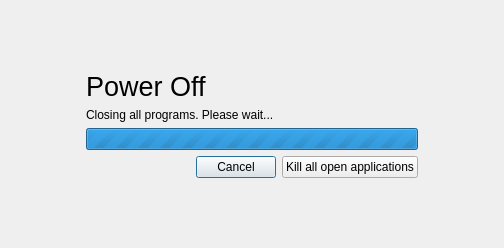
<?xml version="1.0" encoding="UTF-8"?>
<ui version="4.0">
 <class>EndSessionWait</class>
 <widget class="QDialog" name="EndSessionWait">
  <property name="geometry">
   <rect>
    <x>0</x>
    <y>0</y>
    <width>504</width>
    <height>248</height>
   </rect>
  </property>
  <property name="windowTitle">
   <string>Dialog</string>
  </property>
  <layout class="QGridLayout" name="gridLayout">
   <item row="1" column="0">
    <spacer name="horizontalSpacer">
     <property name="orientation">
      <enum>Qt::Horizontal</enum>
     </property>
     <property name="sizeHint" stdset="0">
      <size>
       <width>40</width>
       <height>20</height>
      </size>
     </property>
    </spacer>
   </item>
   <item row="2" column="1">
    <spacer name="verticalSpacer">
     <property name="orientation">
      <enum>Qt::Vertical</enum>
     </property>
     <property name="sizeHint" stdset="0">
      <size>
       <width>20</width>
       <height>40</height>
      </size>
     </property>
    </spacer>
   </item>
   <item row="0" column="1">
    <spacer name="verticalSpacer_2">
     <property name="orientation">
      <enum>Qt::Vertical</enum>
     </property>
     <property name="sizeHint" stdset="0">
      <size>
       <width>20</width>
       <height>40</height>
      </size>
     </property>
    </spacer>
   </item>
   <item row="1" column="1">
    <widget class="QFrame" name="frame">
     <property name="sizePolicy">
      <sizepolicy hsizetype="Fixed" vsizetype="Preferred">
       <horstretch>0</horstretch>
       <verstretch>0</verstretch>
      </sizepolicy>
     </property>
     <property name="minimumSize">
      <size>
       <width>350</width>
       <height>0</height>
      </size>
     </property>
     <property name="frameShape">
      <enum>QFrame::NoFrame</enum>
     </property>
     <property name="frameShadow">
      <enum>QFrame::Raised</enum>
     </property>
     <layout class="QVBoxLayout" name="verticalLayout">
      <item>
       <widget class="QLabel" name="label">
        <property name="font">
         <font>
          <pointsize>20</pointsize>
         </font>
        </property>
        <property name="text">
         <string>Power Off</string>
        </property>
       </widget>
      </item>
      <item>
       <widget class="QLabel" name="label_2">
        <property name="text">
         <string>Closing all programs. Please wait...</string>
        </property>
       </widget>
      </item>
      <item>
       <widget class="QProgressBar" name="progressBar">
        <property name="maximum">
         <number>0</number>
        </property>
        <property name="value">
         <number>-1</number>
        </property>
       </widget>
      </item>
      <item>
       <layout class="QHBoxLayout" name="horizontalLayout">
        <item>
         <spacer name="horizontalSpacer_3">
          <property name="orientation">
           <enum>Qt::Horizontal</enum>
          </property>
          <property name="sizeHint" stdset="0">
           <size>
            <width>40</width>
            <height>20</height>
           </size>
          </property>
         </spacer>
        </item>
        <item>
         <widget class="QPushButton" name="pushButton_2">
          <property name="text">
           <string>Cancel</string>
          </property>
          <property name="icon">
           <iconset theme="dialog-cancel"/>
          </property>
         </widget>
        </item>
        <item>
         <widget class="QPushButton" name="pushButton">
          <property name="text">
           <string>Kill all open applications</string>
          </property>
          <property name="icon">
           <iconset theme="application-exit"/>
          </property>
         </widget>
        </item>
       </layout>
      </item>
     </layout>
    </widget>
   </item>
   <item row="1" column="2">
    <spacer name="horizontalSpacer_2">
     <property name="orientation">
      <enum>Qt::Horizontal</enum>
     </property>
     <property name="sizeHint" stdset="0">
      <size>
       <width>40</width>
       <height>20</height>
      </size>
     </property>
    </spacer>
   </item>
  </layout>
 </widget>
 <resources/>
 <connections/>
</ui>
